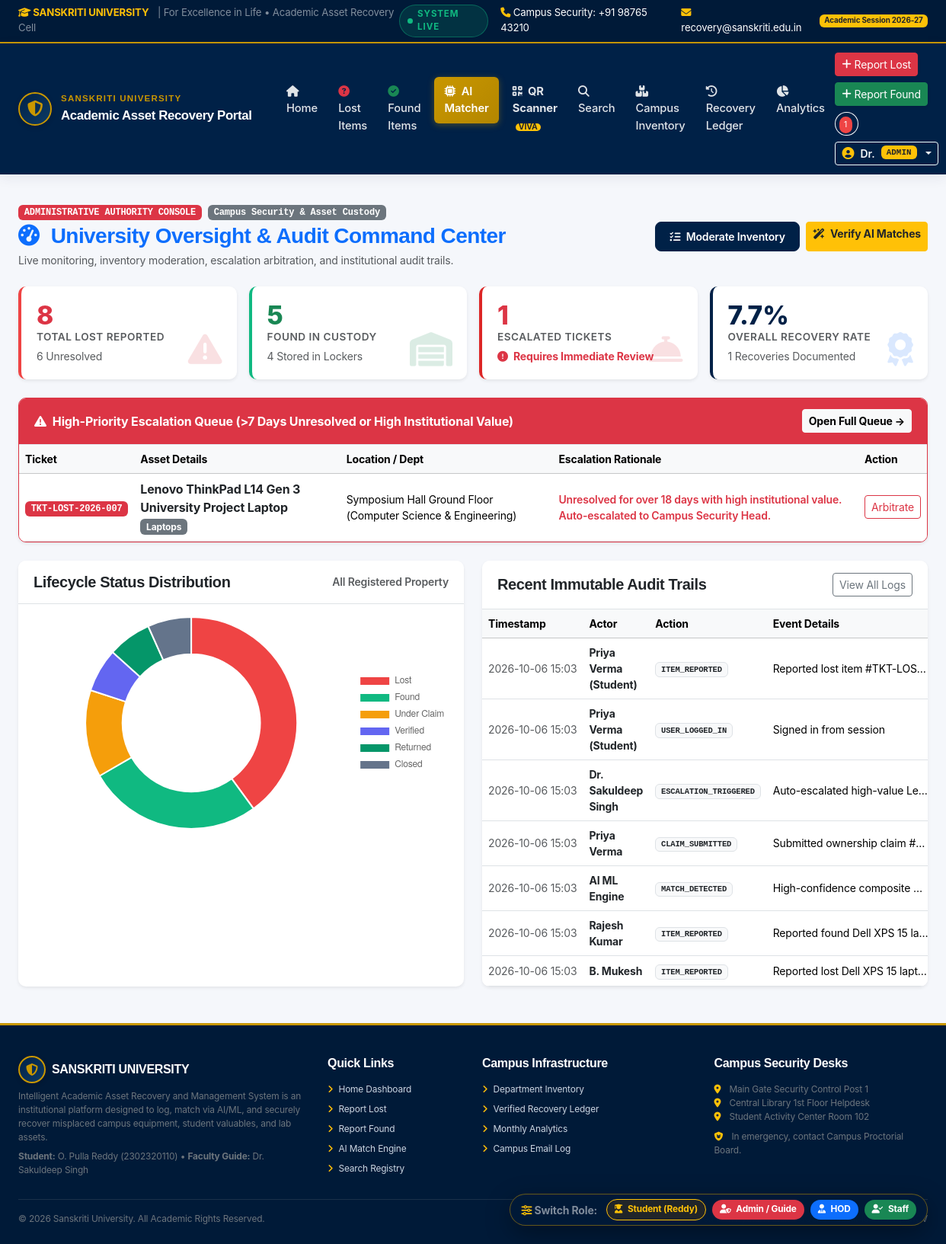
The app's page /admin/dashboard (signed in), older data.
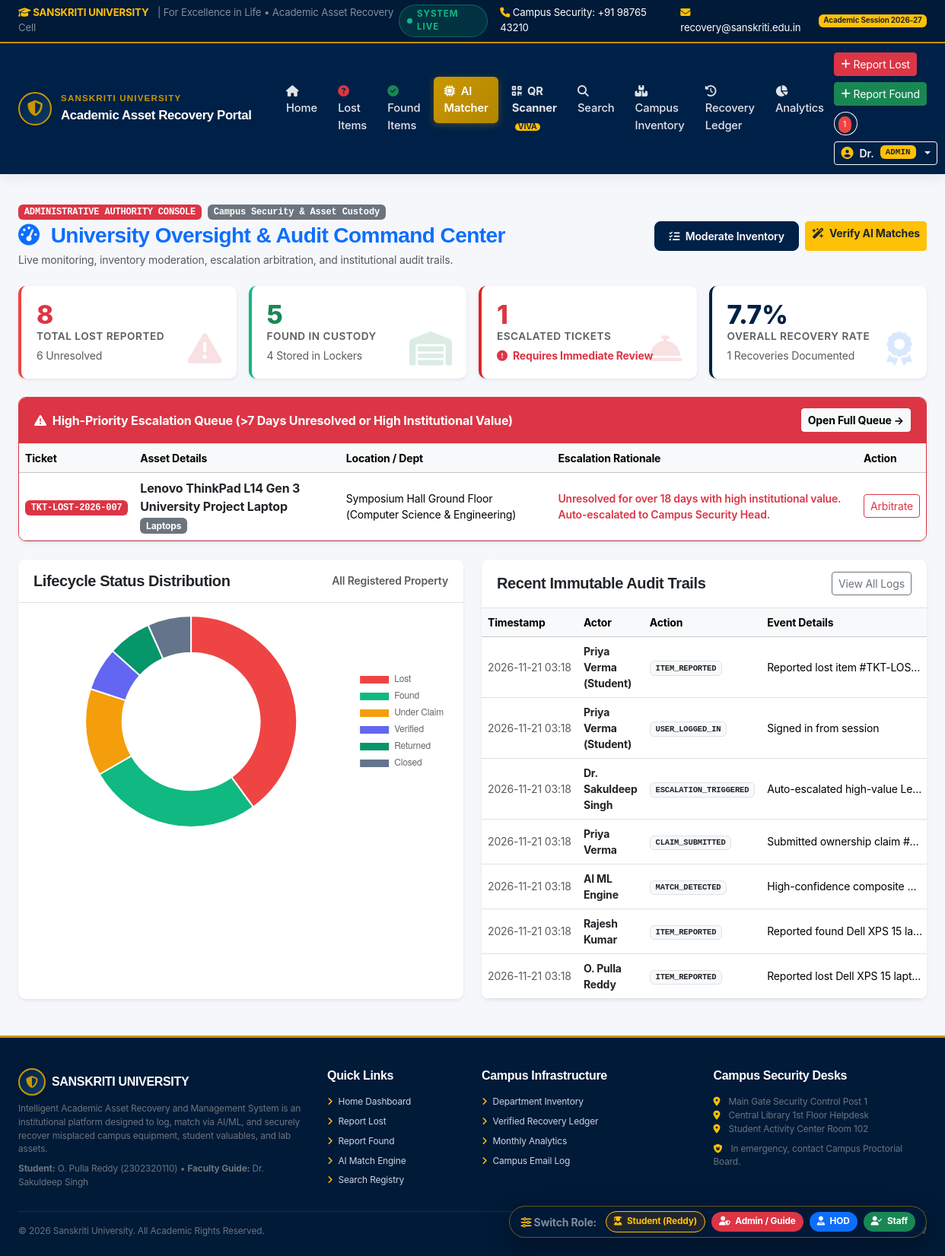
The same page, newer data.
### tables this page shows
CREATE TABLE audit_logs (
        id INTEGER PRIMARY KEY AUTOINCREMENT,
        user_id INTEGER,
        user_name TEXT,
        action TEXT NOT NULL,
        target_type TEXT NOT NULL,
        target_id INTEGER,
        details TEXT,
        timestamp TIMESTAMP DEFAULT CURRENT_TIMESTAMP,
        FOREIGN KEY (user_id) REFERENCES users (id) ON DELETE SET NULL
    );

### app.py (the view)
@app.route('/admin/dashboard')
@login_required
@role_required('admin', 'staff', 'dept_head')
def admin_dashboard():
    stats = get_system_stats()
    escalated_items = database.query_db("SELECT * FROM items WHERE escalated = 1 ORDER BY id DESC")
    recent_logs = database.query_db("SELECT * FROM audit_logs ORDER BY id DESC LIMIT 10")
    return render_template('admin/dashboard.html', stats=stats, escalated_items=escalated_items, recent_logs=recent_logs)

### app.py (called while the page is built)
@app.template_filter('format_dt')
def format_dt(value, fmt='%Y-%m-%d %H:%M'):
    if not value:
        return 'N/A'
    if isinstance(value, datetime):
        return value.strftime(fmt)
    return str(value)[:16]

@app.context_processor
def inject_global_template_data():
    user = get_current_user()
    unread_count = 0
    if user:
        row = database.query_db("SELECT COUNT(*) as c FROM notifications WHERE user_id = ? AND is_read = 0", (user['id'],), one=True)
        unread_count = row['c'] if row else 0
    return {
        'current_user': user,
        'unread_notifs_count': unread_count,
        'now_year': datetime.now().year
    }

### auth_helper.py (called while the page is built)
def get_current_user():
    if 'user_id' not in session:
        return None
    user = database.query_db("SELECT * FROM users WHERE id = ?", (session['user_id'],), one=True)
    return user

def login_required(f):
    @wraps(f)
    def decorated_function(*args, **kwargs):
        if 'user_id' not in session:
            flash("Please sign in with your university account to access this page.", "warning")
            return redirect(url_for('login', next=request.url))
        return f(*args, **kwargs)
    return decorated_function

### templates/admin/dashboard.html (shortened to what the changed rows need)
{% extends 'base.html' %}
{% block content %}
<div class="container-fluid px-4">
    {% if escalated_items %}
    <div class="card border-danger mb-4 shadow-sm" style="background-color: #fff8f8;">
        <div class="card-body p-0">
            <div class="table-responsive">
                <table class="table table-hover align-middle mb-0">
                    <thead class="table-light small">
                        <tr>
                            <th>Ticket</th>
                            <th>Asset Details</th>
                            <th>Location / Dept</th>
                            <th>Escalation Rationale</th>
                            <th>Action</th>
                        </tr>
                    </thead>
                </table>
            </div>
        </div>
    </div>
    {% endif %}
    <div class="row g-4 mb-4">
        <div class="col-lg-6">
            <div class="card shadow-sm border-0 h-100">
                <div class="card-body p-0">
                    <div class="table-responsive">
                        <table class="table table-hover align-middle mb-0 small">
                            <thead class="table-light">
                                <tr>
                                    <th>Timestamp</th>
                                    <th>Actor</th>
                                    <th>Action</th>
                                    <th>Event Details</th>
                                </tr>
                            </thead>
                            <tbody>
                                {% for log in recent_logs %}
                                <tr>
                                    <td class="text-muted text-nowrap">{{ log.timestamp | format_dt }}</td>
                                    <td class="fw-bold text-dark">{{ log.user_name }}</td>
                                    <td><span class="badge bg-light text-dark border font-monospace">{{ log.action }}</span></td>
                                    <td class="text-truncate" style="max-width: 220px;" title="{{ log.details }}">{{ log.details }}</td>
                                </tr>
                                {% else %}
                                <tr>
                                    <td colspan="4" class="text-center py-4 text-muted">No audit logs recorded yet.</td>
                                </tr>
                                {% endfor %}
                            </tbody>
                        </table>
                    </div>
                </div>
            </div>
        </div>
    </div>
</div>
{% endblock %}
{% block extra_js %}
<script>
document.addEventListener('DOMContentLoaded', function() {
    const statsPayload = {
        statuses: {
            labels: ['Lost', 'Found', 'Under Claim', 'Verified', 'Returned', 'Closed'],
            counts: [
                {{ stats.active_lost }},
                {{ stats.active_found }},
                {{ stats.under_claim_count or 1 }},
                {{ stats.verified_count or 1 }},
                {{ stats.recovered_count }},
                {{ stats.closed_count or 1 }}
            ]
        }
    };
    initReportsCharts(statsPayload);
});
</script>
{% endblock %}

Row changes from the older to the newer data that the page shows:
changed audit_logs "Reported lost item #TKT-LOS…": timestamp "2026-10-06 15:03" → "2026-11-21 03:18"
changed audit_logs "Signed in from session": timestamp "2026-10-06 15:03" → "2026-11-21 03:18"
changed audit_logs "Dr. Sakuldeep Singh": timestamp "2026-10-06 15:03" → "2026-11-21 03:18"
changed audit_logs "Priya Verma": timestamp "2026-10-06 15:03" → "2026-11-21 03:18"
changed audit_logs "AI ML Engine": timestamp "2026-10-06 15:03" → "2026-11-21 03:18"
changed audit_logs "Rajesh Kumar": timestamp "2026-10-06 15:03" → "2026-11-21 03:18"
changed audit_logs "Reported lost Dell XPS 15 lapt…": timestamp "2026-10-06 15:03" → "2026-11-21 03:18"; user_name "B. Mukesh" → "O. Pulla Reddy"
